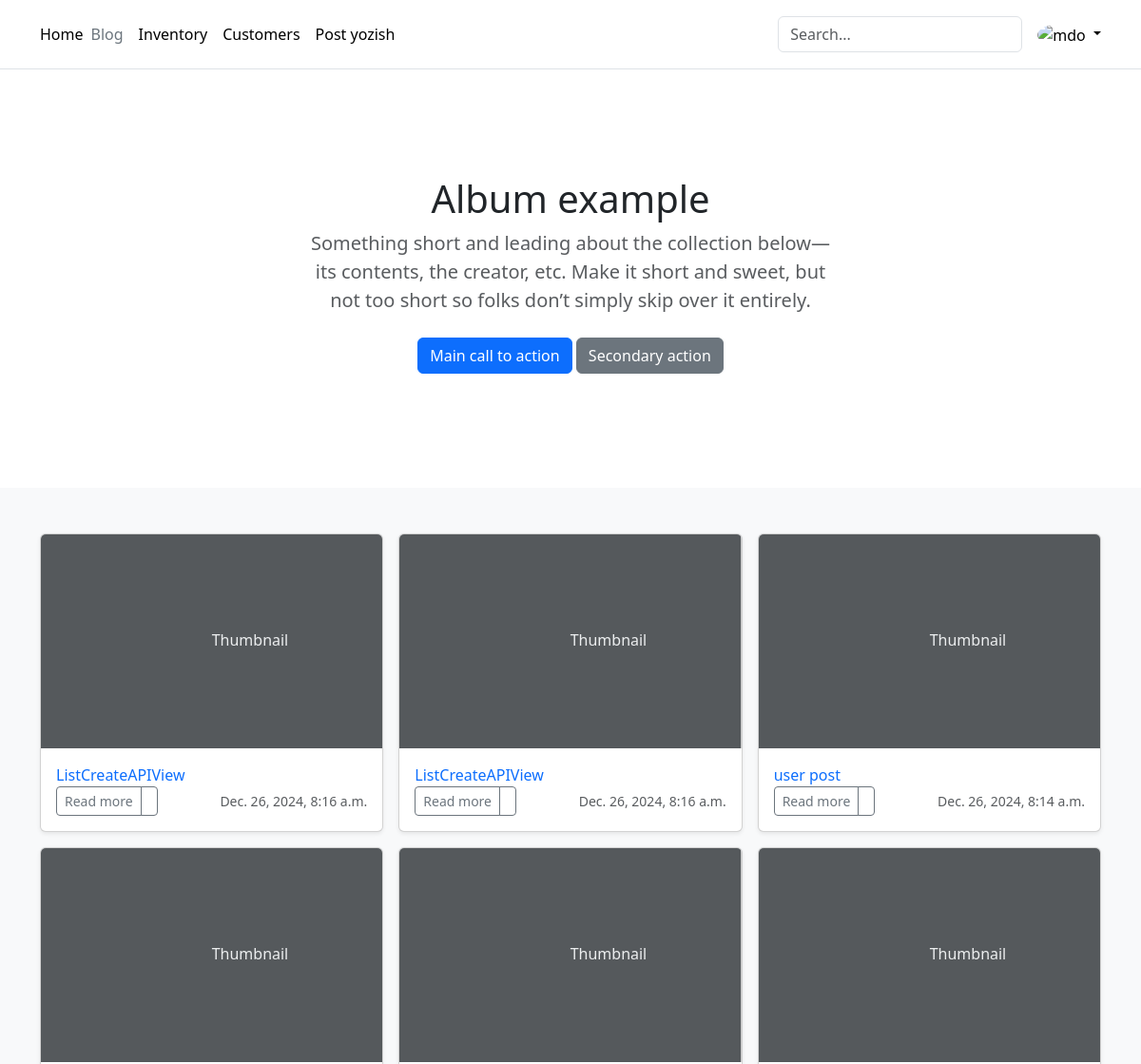
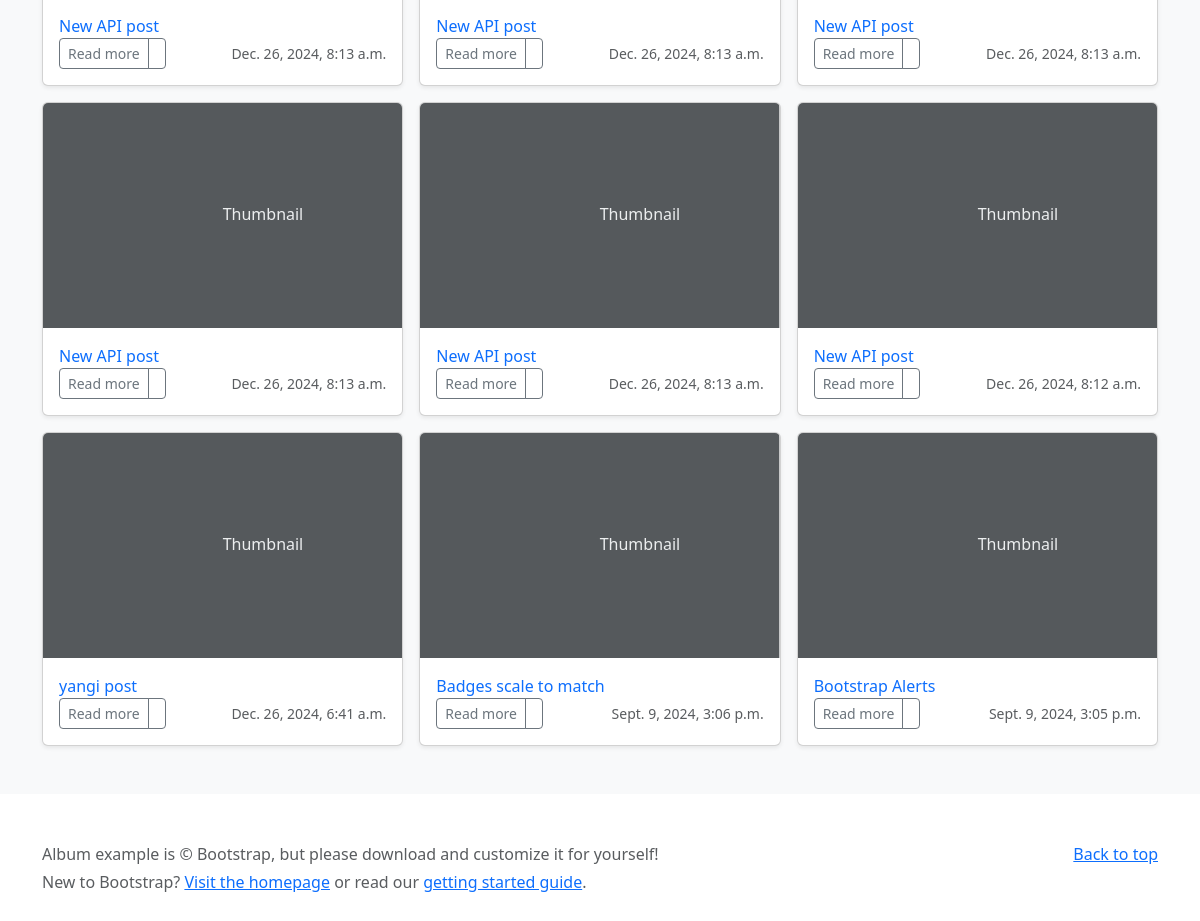
The app's page /, older data (2 pictures, top to bottom).
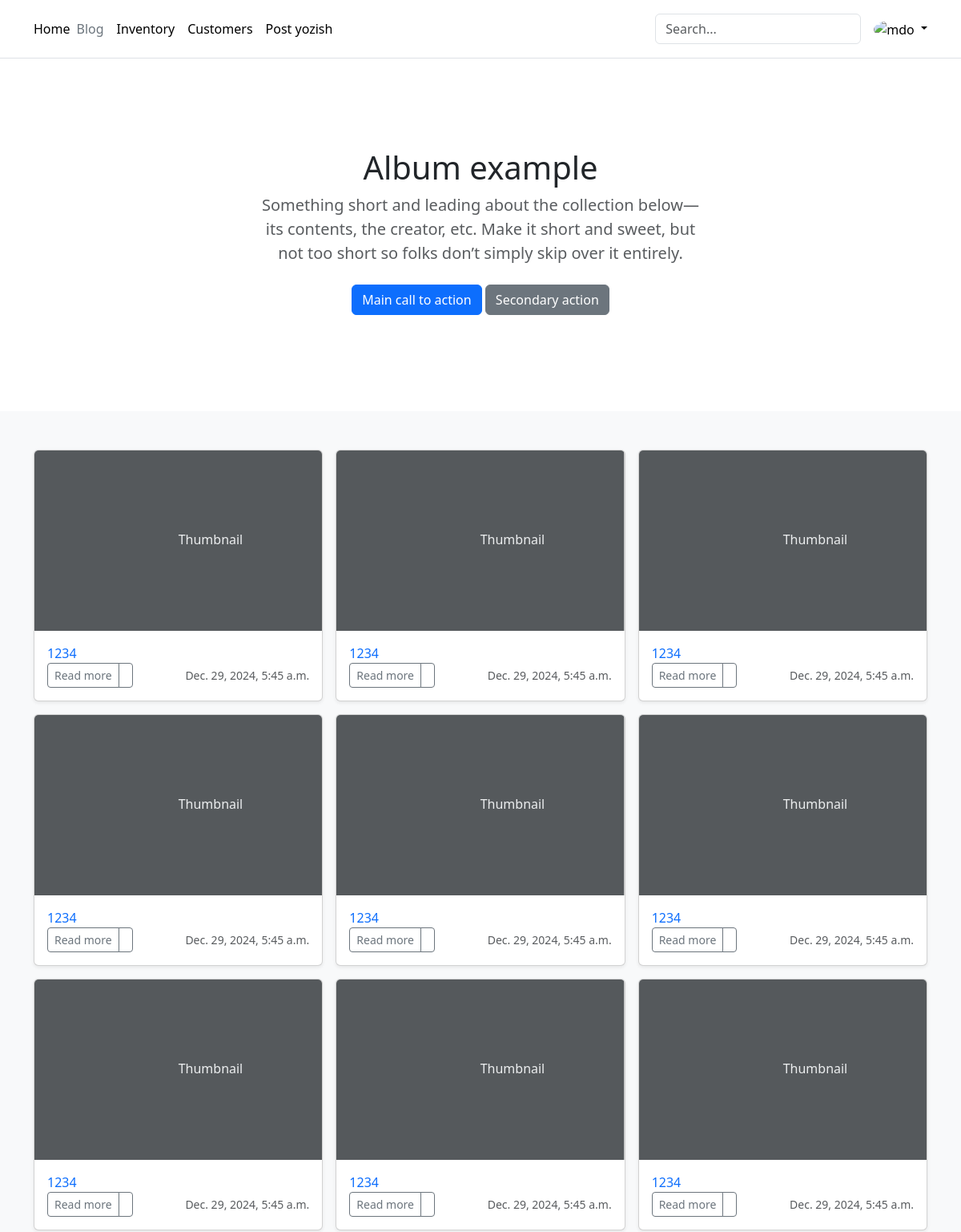
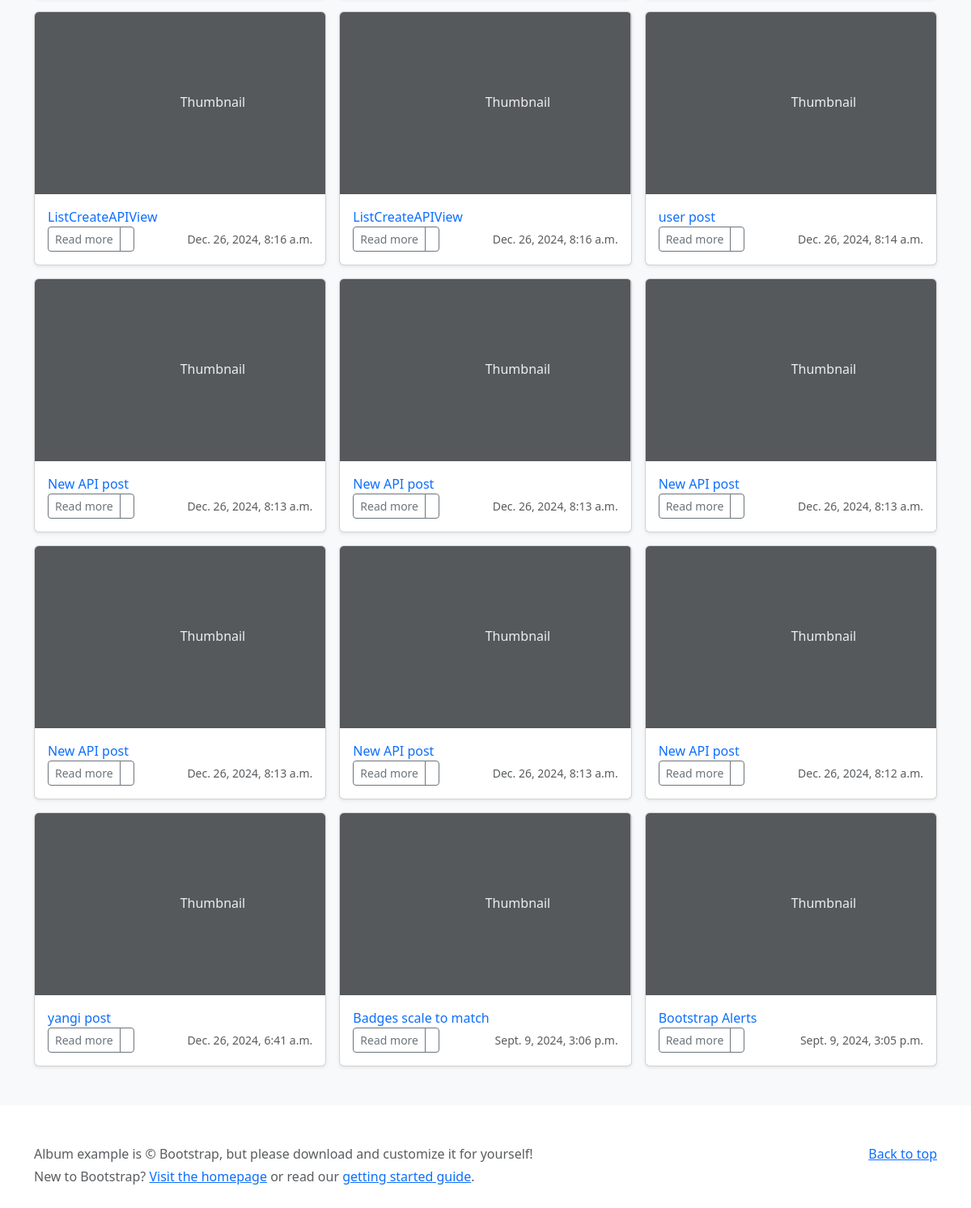
The same page, newer data (2 pictures, top to bottom).
### blog/models.py (models this page shows, shortened)
class Post(models.Model):
    author = models.ForeignKey(User, on_delete=models.CASCADE)
    title = models.CharField(max_length=200)
    body = models.TextField()
    created = models.DateTimeField(auto_now_add=True)
    updated = models.DateTimeField(auto_now=True)
    def get_absolute_url(self):
        return "/" + str(self.id) + "/"
    class Meta:
        ordering = ['-id']

### blog/views.py (the view)
# urls.py: path('', PostListView.as_view(), name='list'),
class PostListView(generic.ListView):
    model = Post
    template_name = 'list.html'
    context_object_name = 'posts'

### templates/list.html (shortened to what this page needs)
{% extends "base.html" %}
{% block content %}
<div class="row row-cols-1 row-cols-sm-2 row-cols-md-3 g-3">
    {% for post in posts %}
    <div class="col">
        <div class="card shadow-sm">
            <svg class="bd-placeholder-img card-img-top" width="100%" height="225"
                 xmlns="http://www.w3.org/2000/svg" role="img" aria-label="Placeholder: Thumbnail"
                 preserveAspectRatio="xMidYMid slice" focusable="false"><title>Placeholder</title>
                <text x="50%" y="50%" fill="#eceeef" dy=".3em">Thumbnail</text>
            </svg>
            <div class="card-body">
                <a href="{{ post.get_absolute_url }}" class="text-decoration-none"><p class="card-text">
                    {{ post.title }}</p></a>
                <div class="d-flex justify-content-between align-items-center">
                    <div class="btn-group">
                        <a href="{{ post.get_absolute_url }}" type="button" class="btn btn-sm btn-outline-secondary">Read
                            more</a>
                        <button type="button" class="btn btn-sm btn-outline-secondary">
                        </button>
                    </div>
                    <small class="text-muted">{{ post.created }}</small>
                </div>
            </div>
        </div>
    </div>
    {% endfor %}
</div>
{% endblock %}

### templates/base.html (shortened to what this page needs)
<!doctype html>
<html lang="en">
<head>
    <link href="https://cdn.jsdelivr.net/npm/bootstrap@5.3.3/dist/css/bootstrap.min.css" rel="stylesheet">
</head>
<body>
<header class="p-3 mb-3 border-bottom">
    <div class="container">
        <div class="d-flex flex-wrap align-items-center justify-content-center justify-content-lg-start">
            <a href="/" class="d-flex align-items-center mb-2 mb-lg-0 link-body-emphasis text-decoration-none">
                Home
            </a>
            <ul class="nav col-12 col-lg-auto me-lg-auto mb-2 justify-content-center mb-md-0">
                <li><a href="#" class="nav-link px-2 link-secondary">Blog</a></li>
                <li><a href="#" class="nav-link px-2 link-body-emphasis">Inventory</a></li>
                <li><a href="#" class="nav-link px-2 link-body-emphasis">Customers</a></li>
                <li><a href="{% url 'posts:create' %}" class="nav-link px-2 link-body-emphasis">Post yozish</a></li>
            </ul>
            <form class="col-12 col-lg-auto mb-3 mb-lg-0 me-lg-3" role="search">
                <input type="search" class="form-control" placeholder="Search..." aria-label="Search">
            </form>
            <div class="dropdown text-end">
                <a href="#" class="d-block link-body-emphasis text-decoration-none dropdown-toggle"
                   data-bs-toggle="dropdown" aria-expanded="false">
                    <img src="https://github.com/mdo.png" alt="mdo" width="32" height="32" class="rounded-circle">
                </a>
            </div>
        </div>
    </div>
</header>
<main>
    <section class="py-5 text-center container">
        <div class="row py-lg-5">
            <div class="col-lg-6 col-md-8 mx-auto">
                <h1 class="fw-light">Album example</h1>
                <p class="lead text-muted">Something short and leading about the collection below—its contents, the
                    creator, etc. Make it short and sweet, but not too short so folks don’t simply skip over it
                    entirely.</p>
                <p>
                    <a href="#" class="btn btn-primary my-2">Main call to action</a>
                    <a href="#" class="btn btn-secondary my-2">Secondary action</a>
                </p>
            </div>
        </div>
    </section>
    <div class="album py-5 bg-light">
        <div class="container">
            {% block content %} {% endblock %}
        </div>
    </div>
</main>
<footer class="text-muted py-5">
    <div class="container">
        <p class="float-end mb-1">
            <a href="#">Back to top</a>
        </p>
        <p class="mb-1">Album example is © Bootstrap, but please download and customize it for yourself!</p>
        <p class="mb-0">New to Bootstrap? <a href="/">Visit the homepage</a> or read our <a
                href="/docs/5.0/getting-started/introduction/">getting started guide</a>.</p>
    </div>
</footer>
</body>
</html>

Row changes from the older to the newer data that the page shows:
added Post: title "1234", created "Dec. 29, 2024, 5:45 a.m."
added Post: title "1234", created "Dec. 29, 2024, 5:45 a.m."
added Post: title "1234", created "Dec. 29, 2024, 5:45 a.m."
added Post: title "1234", created "Dec. 29, 2024, 5:45 a.m."
added Post: title "1234", created "Dec. 29, 2024, 5:45 a.m."
added Post: title "1234", created "Dec. 29, 2024, 5:45 a.m."
added Post: title "1234", created "Dec. 29, 2024, 5:45 a.m."
added Post: title "1234", created "Dec. 29, 2024, 5:45 a.m."
added Post: title "1234", created "Dec. 29, 2024, 5:45 a.m."
